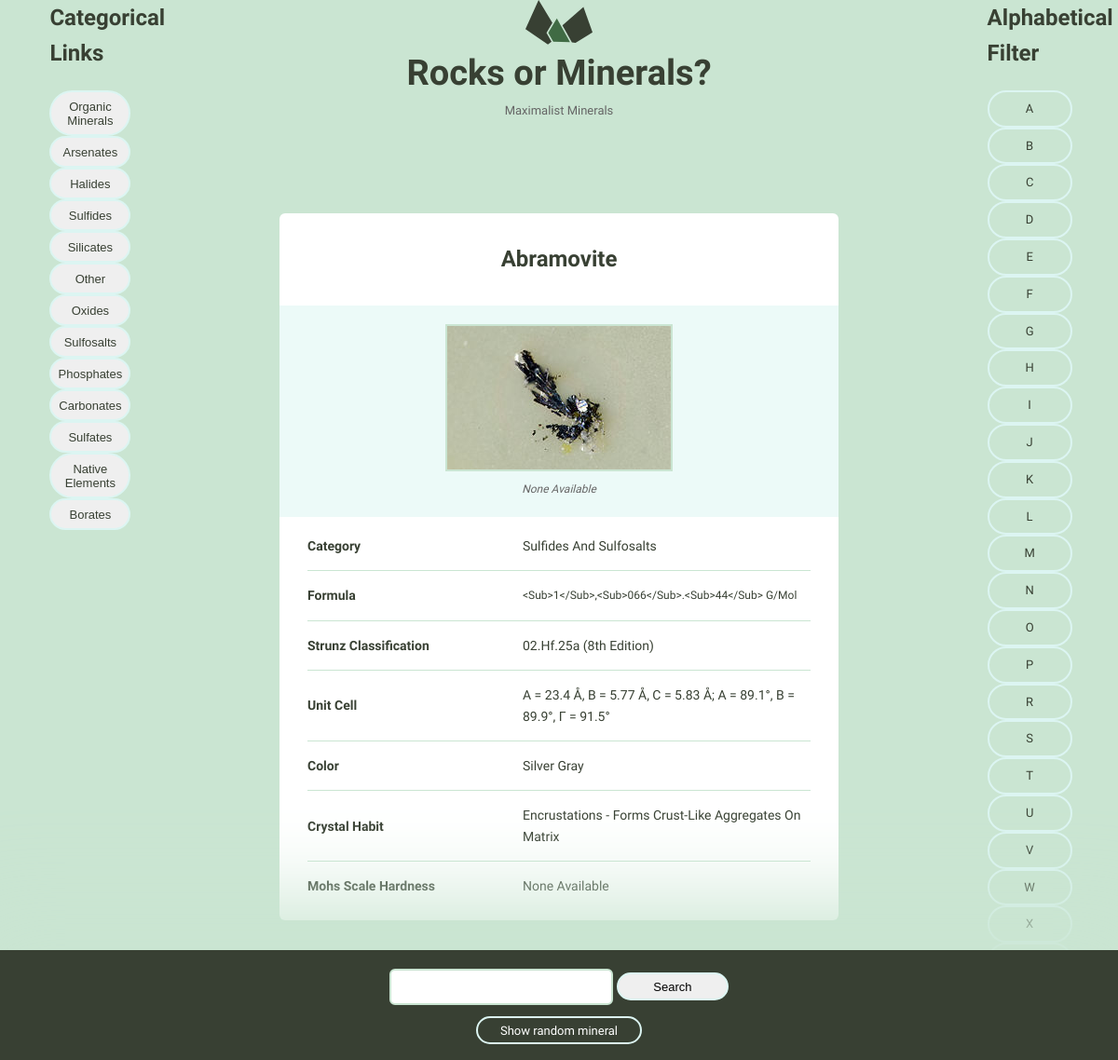
The app's page /minerals/4/ with its own data.
### minerals/models.py (models this page shows, shortened)
class Mineral(models.Model):
    name = models.CharField(unique=True, max_length=255)
    image_filename = models.FileField(blank=True, default='')
    image_caption = models.TextField(blank=True, default='')
    category = models.CharField(blank=True, default='', max_length=255)
    formula = models.TextField(blank=True, default='', max_length=255)
    strunz_classification = models.CharField(blank=True, default='', max_length=255)
    crystal_system = models.CharField(blank=True, default='', max_length=255)
    unit_cell = models.CharField(blank=True, default='', max_length=255)
    color = models.CharField(blank=True, default='', max_length=255)
    crystal_symmetry = models.CharField(blank=True, default='', max_length=255)
    cleavage = models.CharField(blank=True, default='', max_length=255)
    mohs_scale_hardness = models.CharField(blank=True, default='', max_length=255)
    luster = models.CharField(blank=True, default='', max_length=255)
    streak = models.CharField(blank=True, default='', max_length=255)
    diaphaneity = models.CharField(blank=True, default='', max_length=255)
    optical_properties = models.CharField(blank=True, default='', max_length=255)
    group = models.CharField(blank=True, default='', max_length=255)
    refractive_index = models.CharField(blank=True, default='', max_length=255)
    crystal_habit = models.CharField(blank=True, default='', max_length=255)
    specific_gravity = models.CharField(blank=True, default='', max_length=255)

### minerals/views.py (the view)
# urls.py: url(r'(?P<pk>\d+)/$', mineral_views.mineral_detail, name='detail'),
def mineral_detail(request, pk):
    selected_mineral = get_object_or_404(Mineral, id=pk)
    return render(request,
                  'detail.html',
                  {'mineral': selected_mineral})

### mineralcatalog_search/templatetags/utlity_tags.py (called while the page is built)
@register.simple_tag
def random_mineral():
    record = random.randint(Mineral.objects.all().order_by("id")[0].id,
                            Mineral.objects.all().order_by("-id")[0].id)
    link = Mineral.objects.get(pk=record)
    return reverse('minerals:detail', kwargs={"pk":link.id})

@register.simple_tag
def menu_dict():
    mineral_names_ids = {}
    for mineral in Mineral.objects.all().values('id', 'name', 'group'):
        if mineral['group'] in mineral_names_ids.keys():
            mineral_names_ids[mineral['group']].append(
                                             (mineral['name'],
                                              reverse('minerals:detail', kwargs={"pk": mineral['id']}))
                                             )
        else:
            mineral_names_ids[mineral['group']] = [
                                         (mineral['name'],
                                         reverse('minerals:detail', kwargs={"pk": mineral['id']}))
                                        ]
    return mineral_names_ids

@register.simple_tag
def alpha_dict():
    mineral_names_ids = {}
    for mineral in Mineral.objects.all().values('id', 'name'):
        letter = mineral['name'][0].upper()
        if letter in mineral_names_ids.keys():
            mineral_names_ids[letter].append(
                                             (mineral['name'],
                                              reverse('minerals:detail', kwargs={"pk": mineral['id']}))
                                            )
        else:
            mineral_names_ids[letter] = [
                                         (mineral['name'],
                                         reverse('minerals:detail', kwargs={"pk": mineral['id']}))
                                        ]
    return mineral_names_ids

### minerals/templates/detail.html
{% extends "layout.html" %}
{% load static %}
{% load utility_tags %}
{% block content %}
    <div class="bounds bounds--small">
      <div class="grid-100 mineral__container">
        <h1 class="mineral__name">{{mineral.name|title}}</h1>
        <div class="mineral__image-bg">
            <img class="mineral__image" src="{% static 'images/'|add:mineral.name|add:'.jpg' %}">
          <p class="mineral__caption">{{mineral.image_caption|default:"None Available"|title}}</p>
        </div>
        <div class="mineral__table-container">
          <table class="mineral__table">
            <tr>
              <td class="mineral__category">Category</td>
              <td>{{mineral.category|default:"None Available"|title}}</td>
            </tr>
            <tr>
              <td class="mineral__category">Formula</td>
              <td class="mineral__formula">{{mineral.formula|default:"None Available"|title}}</td>
            </tr>
            <tr>
              <td class="mineral__category">Strunz Classification</td>
              <td>{{mineral.strunz_classification|default:"None Available"|title}}</td>
            </tr>
            <tr>
              <td class="mineral__category">Unit Cell</td>
              <td>{{mineral.unit_cell|default:"None Available"|title}}</td>
            </tr>
            <tr>
              <td class="mineral__category">Color</td>
              <td>{{mineral.color|default:"None Available"|title}}</td>
            </tr>
            <tr>
              <td class="mineral__category">Crystal Habit</td>
              <td>{{mineral.crystal_habit|default:"None Available"|title}}</td>
            </tr>
            <tr>
              <td class="mineral__category">Mohs Scale Hardness</td>
              <td>{{mineral.mohs_scale_hardness|default:"None Available"|title}}</td>
            </tr>
          </table>
        </div>
      </div>
    </div>
  </body>
{% endblock %}

### templates/layout.html (shortened to what this page needs)
{%load static from staticfiles %}
{% load utility_tags %}
<!DOCTYPE html>
<html lang="en">
    <head>
      <link rel="stylesheet" type="text/css" href="{% static 'css/global.css' %}">
    </head>
    <body>
    <div class="grid-100">
        <div class="grid-10" style="float: left; margin-left: 2%; margin-right: -8%">
            <h2>Categorical Links</h2>
            {% menu_dict as menu %}
            {% for key, values in menu.items %}
                <button class="accordion">{{key}}</button>
            {% endfor %}
        </div>
        <div class="grid-10" style="float: right; margin-right: 2%; margin-left:-8%">
            <h2>Alphabetical Filter</h2>
            {% alpha_dict as alpha %}
            {% for key, values in alpha.items %}
                {% url 'index' as core_index %}
                {% url 'minerals:index' as mineral_index %}
                {% with request.path|slice:"-1:" as target_letter %}
                    {% if key == target_letter %}
                        <a class="minerals__anchor" href="{% url 'minerals:alpha' letter=key %}" style="font-weight: bolder;">{{key}}</a>
                    {% elif key == 'A' and request.path == core_index or  key == 'A' and request.path == mineral_index %}
                        <a class="minerals__anchor" href="{% url 'minerals:alpha' letter=key %}" style="font-weight: bolder;">{{key}}</a>
                    {% else %}
                        <a class="minerals__anchor" href="{% url 'minerals:alpha' letter=key %}" style="font-weight: lighter;">{{key}}</a>
                    {% endif %}
                {% endwith %}
            {% endfor %}
        </div>
        <div>
            <a href="/">
              <h1 class="logo__name text-centered">Rocks or Minerals?</h1>
            </a>
            <p class="logo__text text-centered">Maximalist Minerals</p>
            {% block content %}
            {% endblock %}
        <div class="minerals__random">
            <form method="GET" action="{% url 'minerals:search' %}">
             <input type="text" id="q" name="q" style="color: black; width: 20%; height: 5%;">
             <button class="minerals__anchor" style="width: 10%; height: 5%; color: black;">Search</button>
            </form>
            <a class="minerals__anchor" href="{% random_mineral %}">Show random mineral</a></li>
        </div>
    </body>
</html>

### assets/css/global.css (style rules this page uses)
html { font-family: sans-serif; -ms-text-size-adjust: 100%; -webkit-text-size-adjust: 100%; }
body { margin: 0; }
h1 { font-size: 2em; margin: 0.67em 0; }
img { border: 0; }
svg:not(:root) { overflow: hidden; }
input { color: inherit; font: inherit; margin: 0; }
input { line-height: normal; }
table { border-collapse: collapse; border-spacing: 0; }
td, th { padding: 0; }
html { font-size: 62.5%; }
body { background-color: #CAE5D2; font-size: 1.5em; line-height: 1.6; font-weight: 400; font-family: "Cousine"; color: #666; }
.bounds { max-width: 800px; margin: 0 auto; padding: 50px 0 150px; overflow: hidden; }
.bounds--small { max-width: 600px; padding: 50px 10px 150px; }
.grid, .grid-5, .grid-10, .grid-15, .grid-20, .grid-25, .grid-30, .grid-33, .grid-35, .grid-40, .grid-45, .grid-50, .grid-55, .grid-60, .grid-65, .grid-66, .grid-70, .grid-75, .grid-80, .grid-90, .grid-95, .grid-100 { float: left; box-sizing: border-box; position: relative; }
.grid-10 { width: 10%; padding: 0 15px; }
.grid-100 { width: 100%; padding: 0 15px; }
h1, h2, h3, h4, h5, h6 { margin-top: 0; margin-bottom: 2rem; font-weight: bold; font-family: "Work Sans", sans-serif; color: #384033; }
h1 { font-size: 3.8rem; }
h2 { font-size: 2.4rem; }
@media (min-width: 550px) { h1 { font-size: 3.8rem; } }
@media (min-width: 550px) { h2 { font-size: 2.4rem; } }
p { margin-top: 0; font-size: 1.6rem; }
input[type="text"] { background: #fff; width: 100%; color: #666; border-radius: 6px; border: 2px solid #CAE5D2; padding: 9px 15px 10px 15px; margin-bottom: 15px; outline: none; box-sizing: border-box; font-size: 1.4rem; font-family: "Work Sans", sans-serif; -webkit-appearance: none; -moz-appearance: none; appearance: none; -webkit-transition: 0.2s; -moz-transition: 0.2s; -ms-transition: 0.2s; -o-transition: 0.2s; transition: 0.2s; }
th, td { padding: 15px; text-align: left; border-bottom: 1px solid #e1e1e1; }
th:first-child, td:first-child { padding-left: 0; }
th:last-child, td:last-child { padding-right: 0; }
input { margin-bottom: 1.5rem; }
table, p, ul { margin-bottom: 2.5rem; }
.text-centered { text-align: center; }
.logo { display: block; fill: #384033; position: relative; margin: 0 auto; width: 72px; }
.logo__name { margin-bottom: 0; }
.logo__text { margin-bottom: 50px; font-size: 13px; }
.minerals__anchor { border: solid 2px #DCF5F2; border-radius: 100px; color: #384033; display: block; font-size: 13px; text-align: center; padding: 8px 0 7px 0; width: 100%; transition: background-color 200ms ease-in-out, font-weight 200ms ease-in-out, color 200ms ease-in-out; }
.minerals__random { background-color: #384033; box-shadow: 0 0 100px 50px #CAE5D2; color: #fff; padding: 20px 0 20px 0; position: fixed; bottom: 0; text-align: center; width: 100%; }
.minerals__random .minerals__anchor { display: inline; color: #fff; padding: 6px 24px 5px 24px; }
.mineral__container { background-color: #fff; border-radius: 6px; list-style: none; padding: 0; text-align: center; }
.mineral__name { display: block; width: 100%; margin: 0; font-size: 24px; padding: 30px 0 30px 0; }
.mineral__image { display: block; margin: 0 auto; border: solid 2px #CAE5D2; }
.mineral__image-bg { background-color: #ecfaf8; padding: 20px 0; }
.mineral__caption { font-size: 12px; font-style: italic; padding: 10px 0 0 0; margin: 0; }
.mineral__table { font-size: 14px; color: #384033; }
.mineral__table td { border-color: #CAE5D2; }
.mineral__table tr:last-of-type td { border-bottom: none; padding-bottom: 0; }
.mineral__table-container { padding: 5px 30px 0; }
.mineral__category { font-weight: bold; width: 40%; }
.mineral__formula { font-size: 12px; }
.accordion { active:false; collapsible: true; border: solid 2px #DCF5F2; border-radius: 100px; color: #384033; display: block; font-size: 13px; text-align: center; padding: 8px 0 7px 0; width: 100%; transition: background-color 200ms ease-in-out, font-weight 200ms ease-in-out, color 200ms ease-in-out; }

### records on screen
Mineral: menu "Organic Minerals"
Mineral: menu "Arsenates"
Mineral: menu "Halides"
Mineral: menu "Sulfides", name "Abramovite", name (picture), image_caption "None Available", category "Sulfides And Sulfosalts", formula "<Sub>1</Sub>,<Sub>066</Sub>.<Sub>44</Sub> G/Mol", strunz_classification "02.Hf.25a (8th Edition)", unit_cell "A = 23.4 Å, B = 5.77 Å, C = 5.83 Å; Α = 89.1°, Β = 89.9°, Γ = 91.5°", color "Silver Gray", crystal_habit "Encrustations - Forms Crust-Like Aggregates On Matrix", mohs_scale_hardness "None Available"
Mineral: menu "Silicates"
Mineral: menu "Other"
Mineral: menu "Oxides"
Mineral: menu "Sulfosalts"
Mineral: menu "Phosphates"
Mineral: menu "Carbonates"
Mineral: menu "Sulfates"
Mineral: menu "Native Elements"
Mineral: menu "Borates"

### other values on screen
{{ key }} "A" "B" "C" "D" "E" "F" "G" "H" "I" "J" "K" "L" "M" "N" "O" "P" "R" "S" "T" "U" "V" "W" "X"
